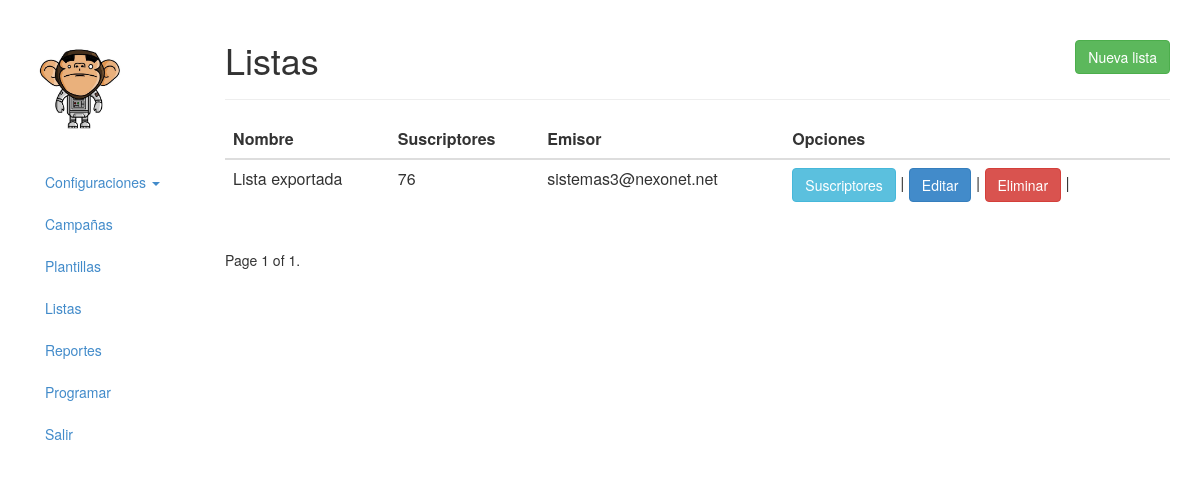
The page /list/ (signed in) on the database as committed earlier.
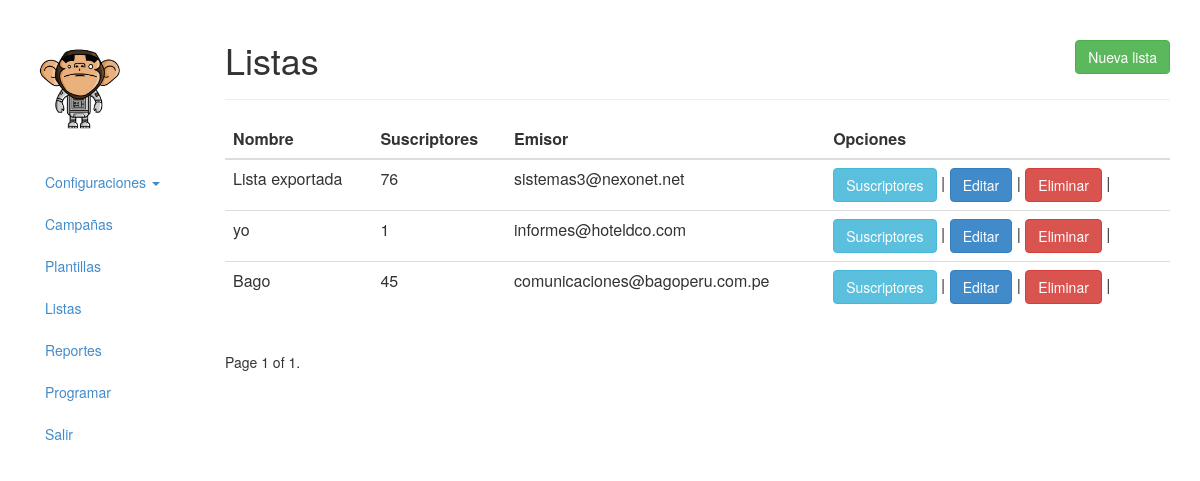
The same page on the database as committed later.
### apps/mail/models/List.py (models this page shows, shortened)
class List(models.Model):
    STATUS_ACTIVE = 1
    STATUS_INACTIVE = 0
    CHOICE_STATUS = (
        (STATUS_INACTIVE,'inactivo'),
        (STATUS_ACTIVE,'activo')
    )
    name = models.CharField(
        max_length=45,
        verbose_name='Nombre de la lista',
    )
    email = models.EmailField(
        verbose_name='Email para el envio',
    )
    sender = models.CharField(
        max_length=45,
        verbose_name='Nombre remitente',
    )
    status = models.SmallIntegerField(
        choices=CHOICE_STATUS,
        default=STATUS_ACTIVE
    )
    created = models.DateTimeField(
        auto_now_add=True,
        editable=False
    )
    modified = models.DateTimeField(
        editable=False,
        auto_now=True
    )
    class Meta:
        app_label = 'mail'

### apps/mail/views/List.py (the view)
class ListTemplateView(LoginRequiredMixin, ListView):
    model = List
    paginate_by = settings.PAGINATE_SIZE
    template_name = 'list/list.html'

### apps/mail/templates/list/list.html (shortened to what this page needs)
{% extends 'base.html' %}
{% block content %}
    <div class="page-header">
        <div class="tools">
            <a href="{% url "list_create_view" %}" class="btn btn-success button-header">
                Nueva lista</a>
        </div>
        <h1 class="header-title">Listas</h1>
    </div>
    <table class="table table-hover">
        <thead>
        <tr>
            <th>Nombre</th>
            <th>Suscriptores</th>
            <th>Emisor</th>
            <th>Opciones</th>
        </tr>
        </thead>
        <tbody>
        {% for list in object_list %}
            <tr>
                <td>{{ list.name }}</td>
                <td>{{ list.list_detail_set.count }}</td>
                <td>{{ list.email }}</td>
                <td>
                    <a class="btn btn-info" href="{% url "list_detail_view" list.pk %}">Suscriptores</a> |
                    <a class="btn btn-primary" href="{% url "list_update_view" list.pk %}">Editar</a> |
                    <a class="btn btn-danger deletePermission" data-toggle="modal" data-target="#modalDelete" data-id="{{ list.id }}">Eliminar</a> |
                </td>
            </tr>
        {% endfor %}
        </tbody>
    </table>
    <div class="pagination">
        <span class="step-links">
            <span class="current">
                Page {{ page_obj.number }} of {{ paginator.num_pages }}.
            </span>
        </span>
    </div>
{% endblock content %}

Rows that differ between the two databases and show on the page:
added List: name "yo", list_detail_set.count "1", email "informes@hoteldco.com"
added List: name "Bago", list_detail_set.count "45", email "comunicaciones@bagoperu.com.pe"
